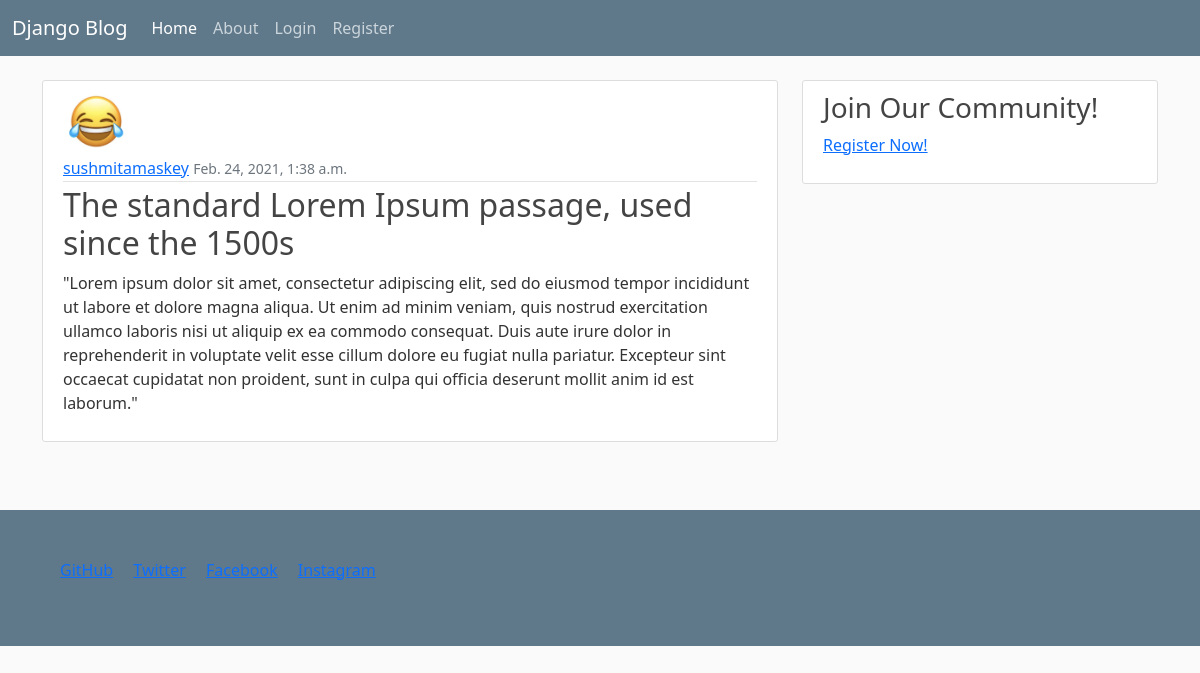
The page /post/10/ on the database its author committed.
### blog/models.py (models this page shows, shortened)
class Post(models.Model):
    title = models.CharField(max_length=100)
    content = models.TextField()
    date_posted = models.DateTimeField(default=timezone.now)
    author = models.ForeignKey(User, on_delete=models.CASCADE)

### users/models.py (models this page shows, shortened)
class Profile(models.Model):
    user = models.OneToOneField(User, on_delete=models.CASCADE)
    image = models.ImageField(default='default.jpg', upload_to='profile_pics')

### blog/views.py (the view)
# urls.py: path('post/<int:pk>/', PostDetailView.as_view(), name='post-detail'),
class PostDetailView(DetailView):
    model = Post

### blog/templates/blog/post_detail.html (shortened to what this page needs)
{%  extends 'blog/base.html' %}
{% block content %}
<article class="media content-section">
    <img class='rounded-circle article-img' src="{{object.author.profile.image.url }}" alt="">
    <div class="media-body">
        <div class="article-metadata">
            <a class="mr-2" href="{% url 'user-post-detail' post.author.username %}">{{ object.author }}</a>
            <small class="text-muted">{{ object.date_posted}}</small>
        </div>
        <h2>{{ object.title }}</h2>
        <p class="article-content">{{ object.content }}</p>
    </div>
</article>
{% endblock content %}

### blog/static/blog/main.css (style rules this page uses)
body { background: #fafafa; color: #333333; margin-top: 5rem; }
h1, h2, h3, h4, h5, h6 { color: #444444; }
.content-section { background: #ffffff; padding: 10px 20px; border: 1px solid #dddddd; border-radius: 3px; margin-bottom: 20px; }
.article-content { white-space: pre-line; }
.article-img { height: 65px; width: 65px; margin-right: 16px; }
.article-metadata { padding-bottom: 1px; margin-bottom: 4px; border-bottom: 1px solid #e3e3e3 }

### rows shown on the page
Post: author.profile.image (placeholder picture), author "sushmitamaskey", date_posted "Feb. 24, 2021, 1:38 a.m.", title "The standard Lorem Ipsum passage, used since the 1500s", content "\"Lorem ipsum dolor sit amet, consectetur adipiscing elit, sed do eiusmod tempor incididunt ut labore et dolore magna aliqua. Ut enim ad minim veniam, quis nostrud exercitation ullamco laboris nisi ut aliquip ex ea commodo consequat. Duis aute irure dolor in reprehenderit in voluptate velit esse cillum dolore eu fugiat nulla pariatur. Excepteur sint occaecat cupidatat non proident, sunt in culpa qui officia deserunt mollit anim id est laborum.\""
